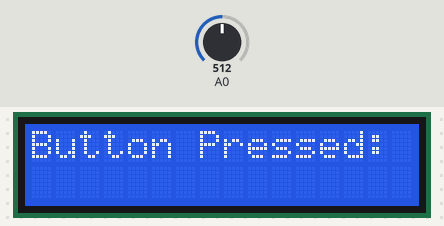
Bench run of a program on a simulated Arduino Uno, built with avr-gcc and run on an emulated ATmega328P. Parts: 16×2 character LCD. Inputs (shaded band) come from the test bench; at power-on: A0 = 512. What the program prints to the serial monitor is not drawn.

Above: at 1.2 s.
1.3 s: A0 set to 493
At 1.6 s:
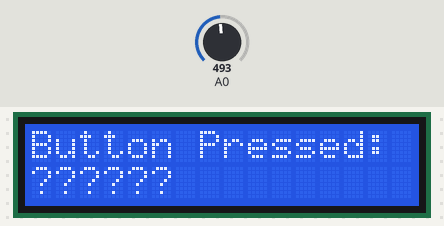
2.8 s: A0 set to 362
5.8 s: A0 set to 340
At 6.3 s:
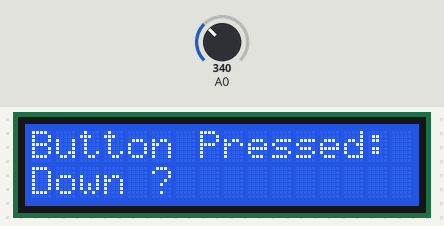
7.3 s: A0 set to 410
At 8.5 s:
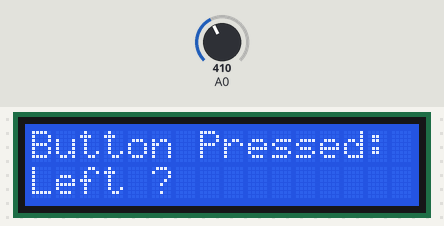
8.8 s: A0 set to 40
At 9.7 s:
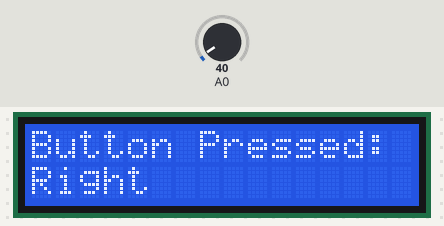
10.3 s: A0 set to 60
At 10.6 s:
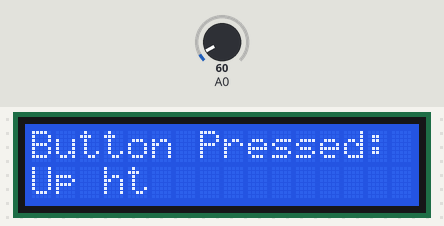
Timing chart, 0 to 12.8 s (numbered marks = the images above; inputs shaded):
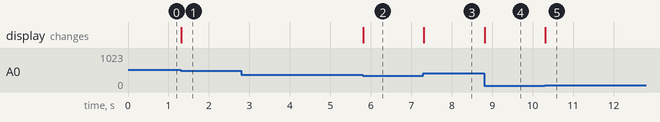

Measured:
- the behaviour switches between 501 and 500 on A0 (found by bisection; images 0 and 1)
- the behaviour switches between 350 and 349 on A0 (found by bisection; images 1 and 2)
- after the input at 1.3 s, the display: changes at once (image 1)
- after the input at 2.8 s, every drawn part: stays the same
- after the input at 5.8 s, the display: changes at once (image 2)
- after the input at 7.3 s, the display: changes at once (image 3)
- after the input at 8.8 s, the display: changes at once (image 4)
- after the input at 10.3 s, the display: changes at once (image 5)

The program:

main.cpp
```cpp
#include "Arduino.h"
#include <LiquidCrystal.h>

#define btnRIGHT 0
#define btnUP 1
#define btnDOWN 2
#define btnLEFT 3
#define btnSELECT 4
#define btnNONE 5
#define btnUNKNOWN 6

#define isDebug 0

int readkeypad(){
      int adc_key_in = analogRead(0); //

	if (isDebug)
	{
		Serial.print(adc_key_in);
		Serial.print(" - ");
	}


      int ret = btnUNKNOWN;

      if (adc_key_in < 50) ret = btnRIGHT;
      if ((adc_key_in > 500) && (adc_key_in < 1150)) ret = btnNONE;
      if ( (adc_key_in > 50) && (adc_key_in < 120) ) ret = btnUP;
      if ( (adc_key_in > 250) && (adc_key_in < 350) ) ret = btnDOWN;
      if ( (adc_key_in > 400) && (adc_key_in < 450) ) ret = btnLEFT;
      if ( (adc_key_in > 630) && (adc_key_in < 650) ) ret = btnSELECT;

	Serial.print(ret);

      return ret;
}

// Just for ease of displaying
const char *button[7] ={"Right ", "Up ", "Down ", "Left ", "Select ", "       ", "??????"};

LiquidCrystal lcd(8, 9, 4, 5, 6, 7);

void setup() {
	Serial.begin(9600);
	lcd.begin(16, 2);
}

void loop() {
      lcd.setCursor(0, 0);
      lcd.print("Button Pressed:");
      lcd.setCursor(0, 1);
      lcd.print(button[readkeypad()]);

	if (isDebug)
	{
            Serial.print(" - ");
      }

	Serial.println(button[readkeypad()]);
}
```
